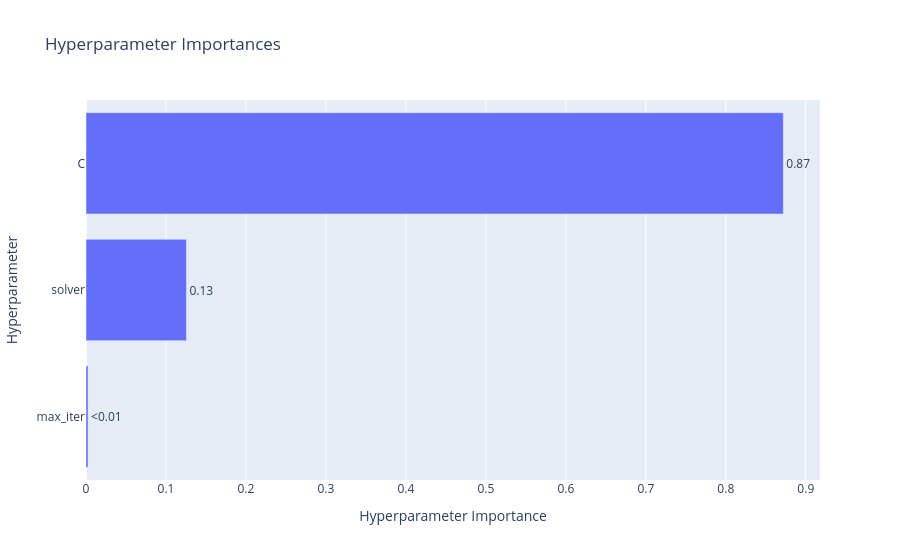

Source (notebook cell):
### Code cell
optuna.visualization.plot_param_importances(study)

### Figure 1 — Plotly figure (JSON) as saved in the notebook; plotly's stock layout.template omitted (floating-point values rounded to 4 significant figures)
{"data": [{"cliponaxis": false, "hovertemplate": ["max_iter (IntDistribution): 0.0025585637576933723<extra></extra>", "solver (CategoricalDistribution): 0.12554541781830073<extra></extra>", "C (FloatDistribution): 0.871896018424006<extra></extra>"], "name": "Objective Value", "orientation": "h", "text": ["<0.01", "0.13", "0.87"], "textposition": "outside", "x": [0.002559, 0.1255, 0.8719], "y": ["max_iter", "solver", "C"], "type": "bar"}], "layout": {"title": {"text": "Hyperparameter Importances"}, "xaxis": {"title": {"text": "Hyperparameter Importance"}}, "yaxis": {"title": {"text": "Hyperparameter"}}}}
